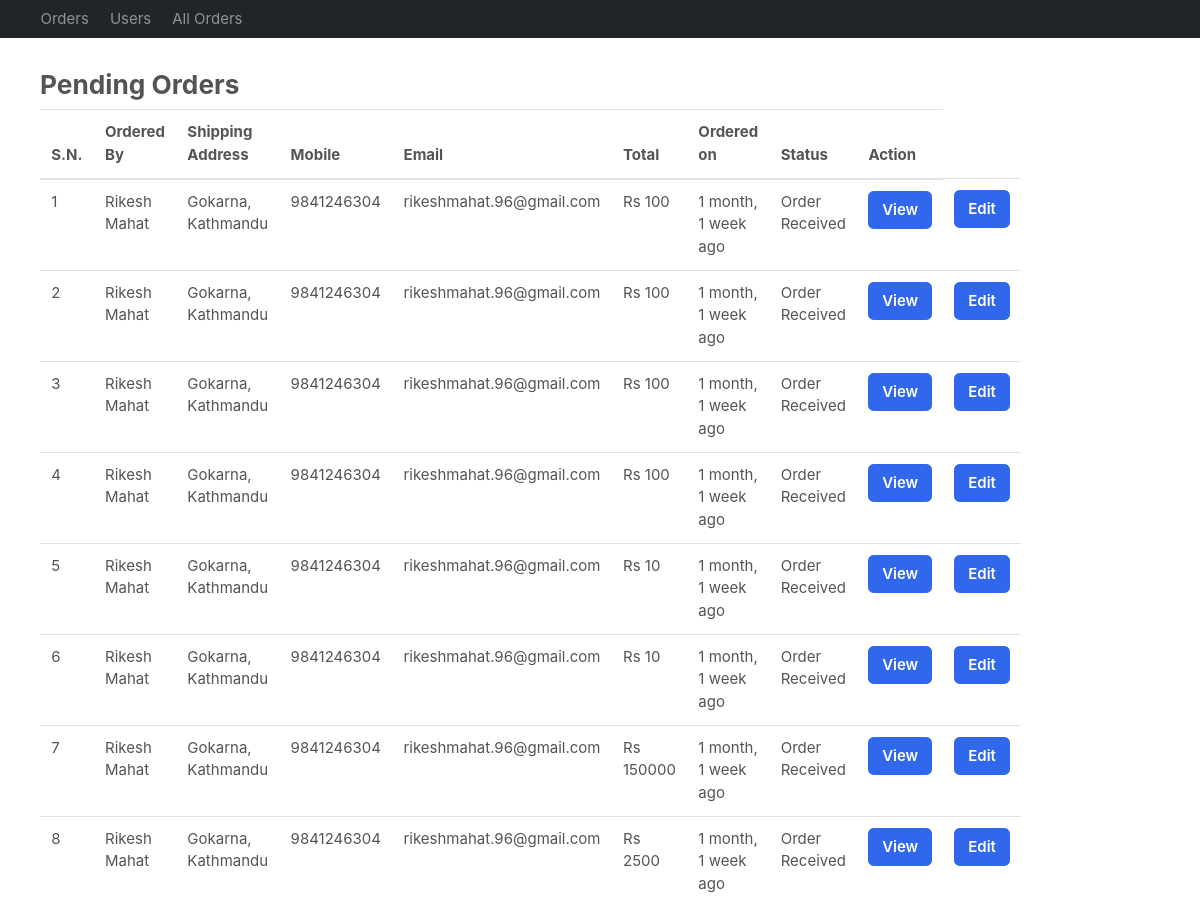
The app's page /accounts/admin-dashboard/ (signed in), older data.
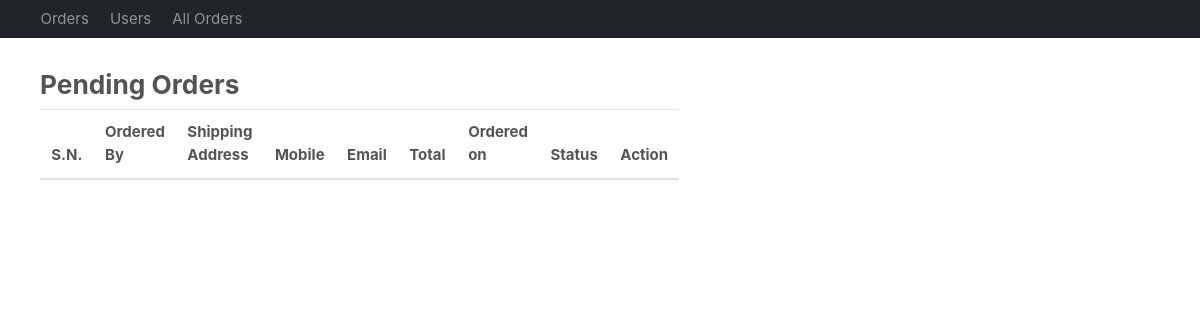
The same page, newer data.
### accounts/models.py (models this page shows, shortened)
class Order(BaseModel):
    cart = models.OneToOneField(Cart, on_delete=models.CASCADE, null=True, blank=True,related_name='orders')
    ordered_by = models.CharField(max_length=200)
    shipping_address = models.CharField(max_length=200)
    mobile = models.CharField(max_length=15)
    email = models.EmailField(null = True, blank=True)
    total = models.PositiveIntegerField()
    order_status = models.CharField(max_length=50, choices = ORDER_STATUS, default = ORDER_STATUS[0][0])
    payment_method = models.CharField(max_length = 50, choices = PAYMENT, default = PAYMENT[0][0])
    payment_completed = models.BooleanField(default=False, null = True, blank = True)

class Cart(BaseModel):
    user = models.ForeignKey(User, on_delete=models.SET_NULL, related_name='carts', null=True, blank=True)
    is_checkedout = models.BooleanField(default=False)

### accounts/views.py (the view)
# urls.py: path('admin-dashboard/', admin_dashboard, name = "admin_dashboard"),
def admin_dashboard(request):
    if not request.user.is_authenticated:
        return redirect('admin_login')
    pending_orders = Order.objects.filter(order_status = "Order Received").order_by("-created_at")
    context = {
        'pending_orders' : pending_orders
    }
    return render(request, 'adminpages/admin_dashboard.html', context)

### templates/adminpages/admin_dashboard.html
{%extends 'adminpages/navbar.html'%}
{%block start%}
<div class="container" style="margin-top:2rem">
    <div class="row">
        <div class="col-md-6">
            <h3>Pending Orders</h3>
            <table class="table">
                <thead>
                    <tr>
                        <th>S.N.</th>
                        <th>Ordered By</th>
                        <th>Shipping Address</th>
                        <th>Mobile</th>
                        <th>Email</th>
                        <th>Total</th>
                        <th>Ordered on</th>
                        <th>Status</th>
                        <th>Action</th>
                    </tr>
                </thead>
                <tbody>
                    {%for order in pending_orders%}
                    <tr>
                        <td>{{forloop.counter}}</td>
                        <td>{{order.ordered_by}}</td>
                        <td>{{order.shipping_address}}</td>
                        <td>{{order.mobile}}</td>
                        <td>{{order.cart.user.email}}</td>
                        <td>Rs {{order.total}}</td>
                        <td>{{order.created_at | timesince}} ago</td>
                        <td>{{order.order_status}}</td>
                        <td><a href="{%url 'order_details' order.uid%}" class="btn btn-primary">View</a></td>
                        <td><a href="{%url 'edit_order_details' order.uid%}" class="btn btn-primary">Edit</a></td>
                    </tr>
                    {%endfor%}
                </tbody>
            </table>
            </div>
    </div>
    </div>
{%endblock%}

Row changes from the older to the newer data that the page shows:
removed Order: ordered_by "Rikesh Mahat", shipping_address "Gokarna, Kathmandu", mobile "9841246304", cart.user.email "rikeshmahat.96@gmail.com", total "100", created_at "1 month, 1 week", order_status "Order Received"
removed Order: ordered_by "Rikesh Mahat", shipping_address "Gokarna, Kathmandu", mobile "9841246304", cart.user.email "rikeshmahat.96@gmail.com", total "100", created_at "1 month, 1 week", order_status "Order Received"
removed Order: ordered_by "Rikesh Mahat", shipping_address "Gokarna, Kathmandu", mobile "9841246304", cart.user.email "rikeshmahat.96@gmail.com", total "100", created_at "1 month, 1 week", order_status "Order Received"
removed Order: ordered_by "Rikesh Mahat", shipping_address "Gokarna, Kathmandu", mobile "9841246304", cart.user.email "rikeshmahat.96@gmail.com", total "100", created_at "1 month, 1 week", order_status "Order Received"
removed Order: ordered_by "Rikesh Mahat", shipping_address "Gokarna, Kathmandu", mobile "9841246304", cart.user.email "rikeshmahat.96@gmail.com", total "10", created_at "1 month, 1 week", order_status "Order Received"
removed Order: ordered_by "Rikesh Mahat", shipping_address "Gokarna, Kathmandu", mobile "9841246304", cart.user.email "rikeshmahat.96@gmail.com", total "10", created_at "1 month, 1 week", order_status "Order Received"
removed Order: ordered_by "Rikesh Mahat", shipping_address "Gokarna, Kathmandu", mobile "9841246304", cart.user.email "rikeshmahat.96@gmail.com", total "150000", created_at "1 month, 1 week", order_status "Order Received"
removed Order: ordered_by "Rikesh Mahat", shipping_address "Gokarna, Kathmandu", mobile "9841246304", cart.user.email "rikeshmahat.96@gmail.com", total "2500", created_at "1 month, 1 week", order_status "Order Received"
